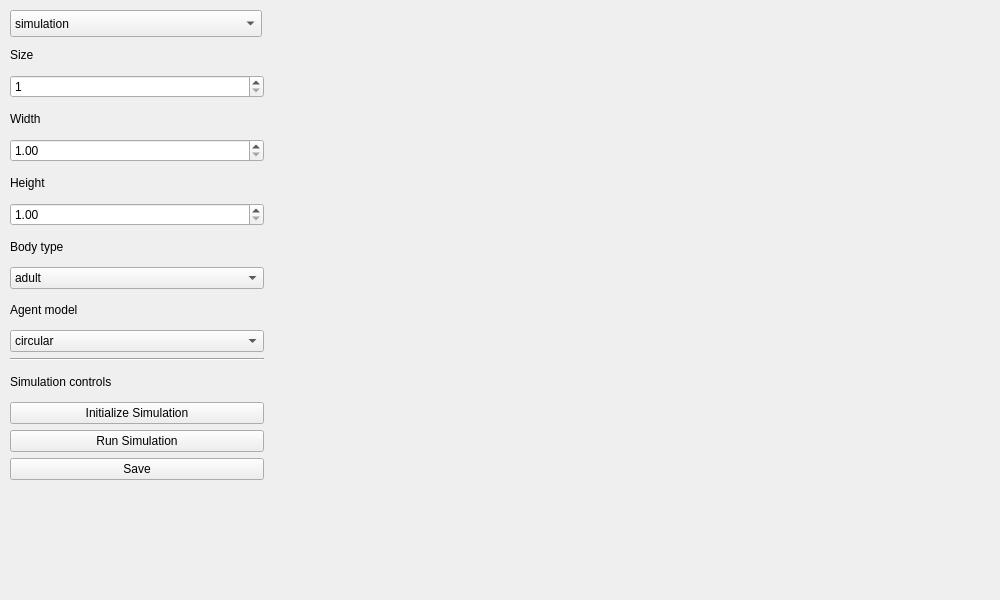
<?xml version="1.0" encoding="UTF-8"?>
<ui version="4.0">
 <class>Form</class>
 <widget class="QWidget" name="Form">
  <property name="geometry">
   <rect>
    <x>0</x>
    <y>0</y>
    <width>1000</width>
    <height>600</height>
   </rect>
  </property>
  <property name="windowTitle">
   <string>Form</string>
  </property>
  <widget class="QWidget" name="gridLayoutWidget">
   <property name="geometry">
    <rect>
     <x>10</x>
     <y>40</y>
     <width>254</width>
     <height>440</height>
    </rect>
   </property>
   <layout class="QVBoxLayout" name="verticalLayout">
    <item>
     <widget class="QLabel" name="label">
      <property name="text">
       <string>Size</string>
      </property>
     </widget>
    </item>
    <item>
     <widget class="QSpinBox" name="spinBox">
      <property name="minimum">
       <number>1</number>
      </property>
      <property name="maximum">
       <number>1000</number>
      </property>
     </widget>
    </item>
    <item>
     <widget class="QLabel" name="label_2">
      <property name="text">
       <string>Width</string>
      </property>
     </widget>
    </item>
    <item>
     <widget class="QDoubleSpinBox" name="doubleSpinBox">
      <property name="minimum">
       <double>1.000000000000000</double>
      </property>
      <property name="singleStep">
       <double>1.000000000000000</double>
      </property>
     </widget>
    </item>
    <item>
     <widget class="QLabel" name="label_3">
      <property name="text">
       <string>Height</string>
      </property>
     </widget>
    </item>
    <item>
     <widget class="QDoubleSpinBox" name="doubleSpinBox_2">
      <property name="minimum">
       <double>1.000000000000000</double>
      </property>
      <property name="singleStep">
       <double>1.000000000000000</double>
      </property>
     </widget>
    </item>
    <item>
     <widget class="QLabel" name="label_4">
      <property name="text">
       <string>Body type</string>
      </property>
     </widget>
    </item>
    <item>
     <widget class="QComboBox" name="comboBox_3">
      <item>
       <property name="text">
        <string>adult</string>
       </property>
      </item>
     </widget>
    </item>
    <item>
     <widget class="QLabel" name="label_5">
      <property name="text">
       <string>Agent model</string>
      </property>
     </widget>
    </item>
    <item>
     <widget class="QComboBox" name="comboBox_2">
      <item>
       <property name="text">
        <string>circular</string>
       </property>
      </item>
      <item>
       <property name="text">
        <string>three_circle</string>
       </property>
      </item>
     </widget>
    </item>
    <item>
     <widget class="Line" name="line">
      <property name="orientation">
       <enum>Qt::Horizontal</enum>
      </property>
     </widget>
    </item>
    <item>
     <widget class="QLabel" name="label_6">
      <property name="text">
       <string>Simulation controls</string>
      </property>
     </widget>
    </item>
    <item>
     <widget class="QPushButton" name="pushButton">
      <property name="text">
       <string>Initialize Simulation</string>
      </property>
     </widget>
    </item>
    <item>
     <widget class="QPushButton" name="pushButton_2">
      <property name="text">
       <string>Run Simulation</string>
      </property>
     </widget>
    </item>
    <item>
     <widget class="QPushButton" name="pushButton_3">
      <property name="text">
       <string>Save</string>
      </property>
     </widget>
    </item>
   </layout>
  </widget>
  <widget class="QComboBox" name="comboBox">
   <property name="geometry">
    <rect>
     <x>10</x>
     <y>10</y>
     <width>252</width>
     <height>27</height>
    </rect>
   </property>
   <item>
    <property name="text">
     <string>simulation</string>
    </property>
   </item>
   <item>
    <property name="text">
     <string>outdoor</string>
    </property>
   </item>
   <item>
    <property name="text">
     <string>hallway</string>
    </property>
   </item>
   <item>
    <property name="text">
     <string>evacuation</string>
    </property>
   </item>
  </widget>
  <zorder>gridLayoutWidget</zorder>
  <zorder>comboBox</zorder>
  <zorder>label</zorder>
 </widget>
 <resources/>
 <connections/>
</ui>
